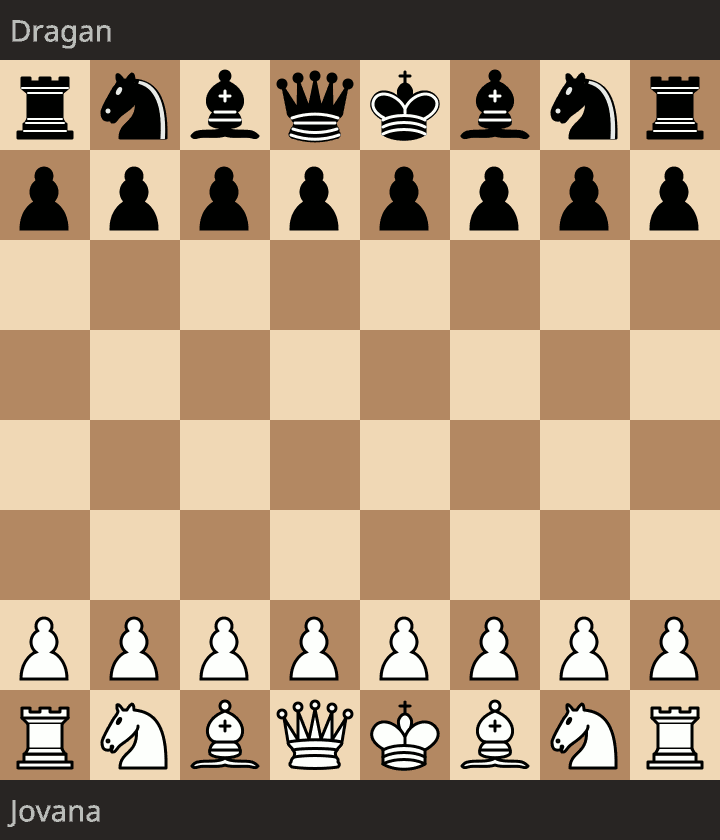
#> input picture misc/noob-game/challenge/noob-game.gif, 720 x 840 px
$ python solution1.py
#> lines starting #> are read from the running program, lines starting #| are printed output that depends on the picture
#!/usr/bin/env python3

import os
from PIL import Image


OFFSET = 60
SIDE = 90


PIECE_PATTERNS = {
    '.................................##################################.......................': '',   # pawn
    '...............................####################################.......................': 'K',  # king
    '..............................################################........########............': 'B',  # bishop
    '...........................#########...###############################....................': 'Q',  # queen black
    '..........................##########...###############################....................': 'Q',  # queen white
    '........................######################################################............': 'N',  # knight
    '....................################################################..####................': 'R',  # rook
}


def get_piece_type(pixels, y, x):
    pattern = ''
    for z in range(SIDE):
        if pixels[y+z][x+z] in [48, 58]:
            pattern += '.'
        else:
            pattern += '#'
    return PIECE_PATTERNS[pattern]


def print_move(pixels):
    piece = ''
    from_position = None
    to_position = None
    for i in range(8):
        for j in range(8):
            x = j*SIDE
            y = OFFSET+i*SIDE
            if pixels[y][x] in [48, 58]:
                position = '{}{}'.format(chr(ord('a') + j), 8-i)
                if pixels[y+SIDE//2][x+SIDE//2] not in [48, 58]:
                    piece = get_piece_type(pixels, y, x)
                    to_position = position
                else:
                    from_position = position
    print('{}{}{}'.format(piece, from_position[0], to_position), end=' ')


def print_game(in_gif):
#> called with in_gif = '../challenge/noob-game.gif'
    frame = Image.open(in_gif)
#> frame is the input picture: PIL image 720x840 P; mean R, G, B 170.7, 145.9, 118.7
    nframes = 0
    while frame:
        pixels = list(frame.getdata())
        width, height = frame.size
        pixels = [pixels[i * width:(i + 1) * width] for i in range(height)]

        if nframes % 2 == 1:
            print('{}.'.format((nframes+1) // 2), end=' ')

        if nframes:
            print_move(pixels)

        nframes += 1
        try:
            frame.seek(nframes)
        except EOFError:
            break
#> this loop made 2 passes
#> (width, height, nframes) on pass 1: (720, 840, 1)
#> (width, height) on pass 2: (720, 840)
#| 1.
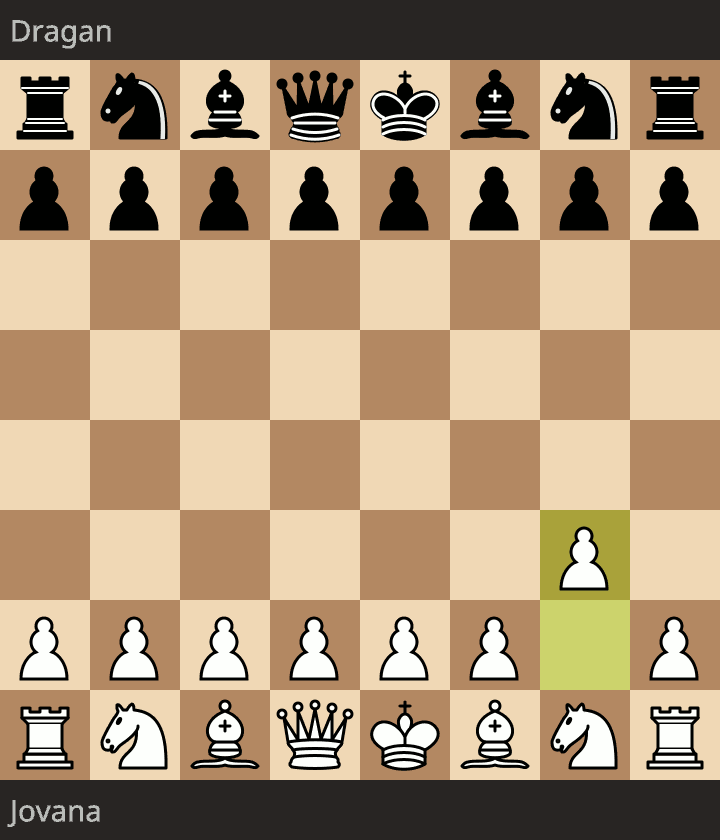
#> frame: PIL image 720x840 RGB; mean R, G, B 170.4, 146.4, 117.6
#> after the loop, nframes = 1
    return True


def extract_frames(in_gif, out_folder):
    os.mkdir(out_folder)
    frame = Image.open(in_gif)
    nframes = 0
    while frame:
        frame.save('%s/%s-%03d.gif' % (out_folder, os.path.basename(in_gif), nframes), 'GIF')
        nframes += 1
        try:
            frame.seek(nframes)
        except EOFError:
            break
    return True


# extract_frames('../challenge/noob-game.gif', 'output')
#> (the run stopped early here; a loop or call above may not have finished)
